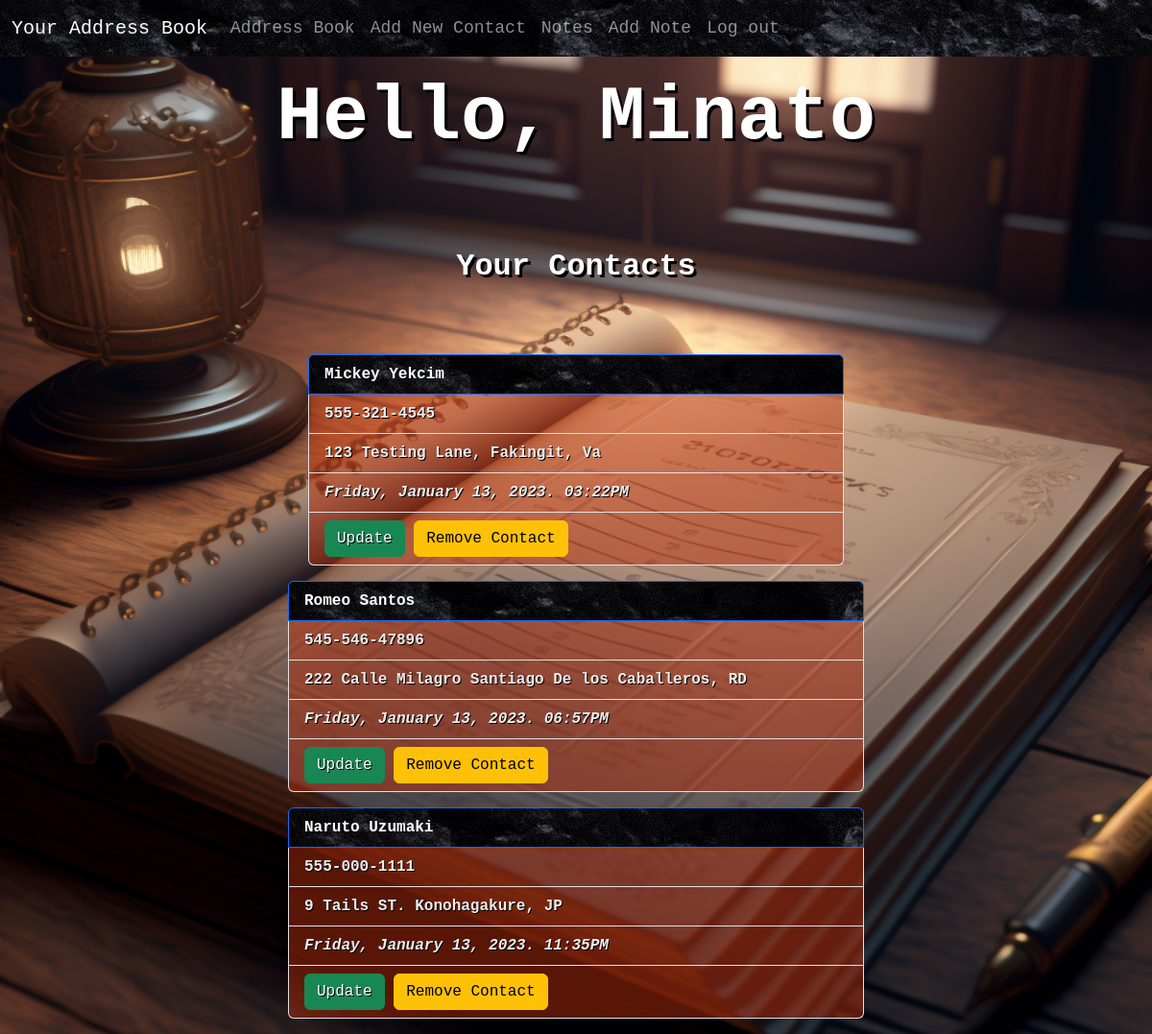
The page /address (signed in) on the database its author committed.
### app/models.py (models this page shows, shortened)
class User(db.Model, UserMixin):
    id = db.Column(db.Integer, primary_key=True)
    first_name = db.Column(db.String(25), nullable=False)
    last_name = db.Column(db.String(25), nullable=False)
    email = db.Column(db.String(50), nullable=False, unique=True)
    username = db.Column(db.String(50), nullable=False, unique=True)
    password = db.Column(db.String(256), nullable=False)
    date_created = db.Column(db.DateTime, nullable=False, default=datetime.utcnow)
    address = db.relationship('Address', backref='author', lazy='dynamic')
    notes = db.relationship('Post', backref='author', lazy='dynamic')

class Address(db.Model):
    id = db.Column(db.Integer, primary_key=True)
    first_name = db.Column(db.String(25), nullable=False)
    last_name = db.Column(db.String(25), nullable=True)
    phone = db.Column(db.String(25), nullable=True)
    address = db.Column(db.String(50), nullable=True)
    date_created = db.Column(db.DateTime, nullable=False, default=datetime.utcnow)
    user_id = db.Column(db.Integer, db.ForeignKey('user.id'))

### app/routes.py (the view)
@app.route('/address')
@login_required
def address():
    address = Address.query.all()
    return render_template('addressbook.html', address=address)

### app/models.py (called while the page is built)
@login.user_loader
def load_user(user_id):
    return User.query.get(user_id)

### app/templates/addressbook.html (shortened to what this page needs)
{% extends 'base.html' %}
{% block content %}
{% if current_user.is_authenticated %}
    <h1 class="home1 text-center mt-3">Hello, {{ current_user.first_name.title() }}</h1>
    <h4 class="p1 text-center">Your Contacts</h4>
    {% for addy in address %}
    <ul class="list-group mb-3">
        <li class="cont list-group-item active w-50" style="background-image: url('static/blackstone.jpg');">{{ addy.first_name }} {{ addy.last_name }}</li>
        <li class="cont1 list-group-item w-50">{{ addy.phone }}</li>
        <li class="cont1 list-group-item w-50">{{ addy.address }}</li>
        <li class="cont1 list-group-item w-50"><cite title="Source Title">{{ addy.date_created.strftime('%A, %B %d, %Y. %I:%M%p') }}</cite></li>
        <li class="cont1 list-group-item w-50"><a href="{{ url_for('edit_contact', address_id=addy.id) }}" class="edbtn btn btn-success">Update</a>
            <button type="button" class="delbtn btn btn-warning" data-bs-toggle="modal" data-bs-target="#deleteModal-{{addy.id}}">
              Remove Contact
          </button>
          </div>
    </div></li>
    </ul>
    {% endfor %}
{% endif %}
{% endblock %}

### app/static/stylesheet.css (style rules this page uses)
.home1 { color: white; font-weight: bold; font-family: "Courier New", Courier, monospace; font-size: 5em; text-shadow: 3px 3px 0px black; padding-bottom: 1em; }
.p1 { color: white; text-shadow: 3px 3px 0px black; font-size: xx-large; font-family: "Courier New", Courier, monospace; font-weight: bold; padding-bottom: 2em; }
.cont { font-family: "Courier New", Courier, monospace; font-weight: bold; }
.cont1 { color: rgb(237, 237, 237); text-shadow: 1px 1px 0px black; font-family: "Courier New", Courier, monospace; font-weight: bold; background-color: rgba(184, 46, 11, 0.479); }
.list-group { align-items: center; }

### rows shown on the page
User: first_name "Minato"
Address: first_name "Mickey", last_name "Yekcim", phone "555-321-4545", address "123 Testing Lane, Fakingit, Va", date_created "Friday, January 13, 2023. 03:22PM"
Address: first_name "Romeo", last_name "Santos", phone "545-546-47896", address "222 Calle Milagro Santiago De los Caballeros, RD", date_created "Friday, January 13, 2023. 06:57PM"
Address: first_name "Naruto", last_name "Uzumaki", phone "555-000-1111", address "9 Tails ST. Konohagakure, JP", date_created "Friday, January 13, 2023. 11:35PM"
